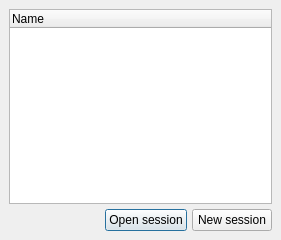
<ui version="4.0" >
 <class>SessionDlg</class>
 <widget class="QDialog" name="SessionDlg" >
  <property name="geometry" >
   <rect>
    <x>0</x>
    <y>0</y>
    <width>281</width>
    <height>240</height>
   </rect>
  </property>
  <property name="windowTitle" >
   <string>Session manager</string>
  </property>
  <layout class="QGridLayout" >
   <property name="margin" >
    <number>9</number>
   </property>
   <property name="spacing" >
    <number>5</number>
   </property>
   <item row="0" column="0" colspan="3" >
    <widget class="QTreeWidget" name="sessionTree" >
     <property name="showDropIndicator" stdset="0" >
      <bool>false</bool>
     </property>
     <property name="alternatingRowColors" >
      <bool>true</bool>
     </property>
     <property name="rootIsDecorated" >
      <bool>false</bool>
     </property>
     <property name="itemsExpandable" >
      <bool>false</bool>
     </property>
     <property name="allColumnsShowFocus" >
      <bool>true</bool>
     </property>
     <property name="columnCount" >
      <number>1</number>
     </property>
     <column>
      <property name="text" >
       <string>Name</string>
      </property>
     </column>
    </widget>
   </item>
   <item row="1" column="0" >
    <spacer>
     <property name="orientation" >
      <enum>Qt::Horizontal</enum>
     </property>
     <property name="sizeHint" >
      <size>
       <width>40</width>
       <height>20</height>
      </size>
     </property>
    </spacer>
   </item>
   <item row="1" column="1" >
    <widget class="QPushButton" name="openSessionBtn" >
     <property name="text" >
      <string>Open session</string>
     </property>
     <property name="default" >
      <bool>true</bool>
     </property>
    </widget>
   </item>
   <item row="1" column="2" >
    <widget class="QPushButton" name="newSessionBtn" >
     <property name="text" >
      <string>New session</string>
     </property>
    </widget>
   </item>
  </layout>
 </widget>
 <resources/>
 <connections/>
</ui>
